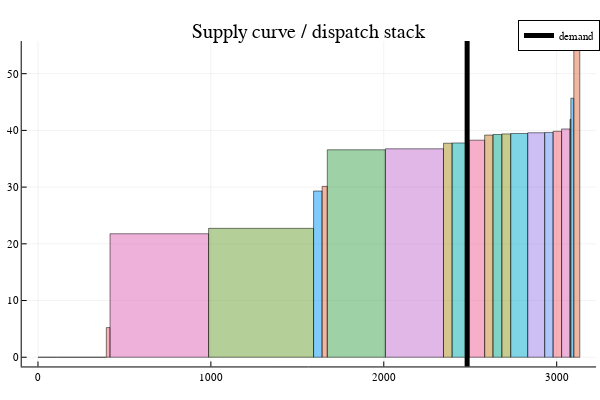

Notebook cell for this chart:
### Markdown cell above
Now, let's plot this as a supply curve where:

- width = capacity of the generator (i.e., $Pmax$)
- height = variable cost of the generator ($VarCost$)

### Code cell
rectangle(w, h, x, y) = Shape(x .+ [0,w,w,0], y .+ [0,0,h,h])

p = plot(nrow(supply_curve))

marg_gen = 0
x = 0
for i in 1:nrow(supply_curve)
    plot!(p, rectangle(supply_curve[i,:cap],
            supply_curve[i,:varcost],x,0), opacity=.5, 
            label = "")
    if (x < loads_single[1,:demand]) && (x + supply_curve[i,:cap] > loads_single[1,:demand])
        marg_gen = i
    end
    x = x + supply_curve[i,:cap]
end 
vline!([loads_single[1,:demand]],linecolor="black",linewidth=5,
label = "demand")
title!("Supply curve / dispatch stack")
p

### Figure 1 — Plotly figure (JSON) as saved in the notebook; plotly's stock layout.template omitted (floating-point values rounded to 4 significant figures)
{"data": [{"fill": "tozeroy", "fillcolor": "rgba(142, 151, 30, 0.500)", "hoverinfo": "none", "legendgroup": "", "line": {"color": "rgba(0, 0, 0, 0.500)", "dash": "solid", "width": 1}, "mode": "lines", "name": "", "showlegend": false, "type": "scatter", "x": [0, 42, 42, 0, 0], "xaxis": "x1", "y": [0, 0, 0, 0, 0], "yaxis": "y1"}, {"fill": "tozeroy", "fillcolor": "rgba(0, 169, 204, 0.500)", "hoverinfo": "none", "legendgroup": "", "line": {"color": "rgba(0, 0, 0, 0.500)", "dash": "solid", "width": 1}, "mode": "lines", "name": "", "showlegend": false, "type": "scatter", "x": [42, 107.4, 107.4, 42, 42], "xaxis": "x1", "y": [0, 0, 0, 0, 0], "yaxis": "y1"}, {"fill": "tozeroy", "fillcolor": "rgba(155, 127, 233, 0.500)", "hoverinfo": "none", "legendgroup": "", "line": {"color": "rgba(0, 0, 0, 0.500)", "dash": "solid", "width": 1}, "mode": "lines", "name": "", "showlegend": false, "type": "scatter", "x": [107.4, 110.6, 110.6, 107.4, 107.4], "xaxis": "x1", "y": [0, 0, 0, 0, 0], "yaxis": "y1"}, {"fill": "tozeroy", "fillcolor": "rgba(97, 141, 246, 0.500)", "hoverinfo": "none", "legendgroup": "", "line": {"color": "rgba(0, 0, 0, 0.500)", "dash": "solid", "width": 1}, "mode": "lines", "name": "", "showlegend": false, "type": "scatter", "x": [110.6, 395.3, 395.3, 110.6, 110.6], "xaxis": "x1", "y": [0, 0, 0, 0, 0], "yaxis": "y1"}, {"fill": "tozeroy", "fillcolor": "rgba(240, 96, 115, 0.500)", "hoverinfo": "none", "legendgroup": "", "line": {"color": "rgba(0, 0, 0, 0.500)", "dash": "solid", "width": 1}, "mode": "lines", "name": "", "showlegend": false, "type": "scatter", "x": [395.3, 416.7, 416.7, 395.3, 395.3], "xaxis": "x1", "y": [0, 0, 5.234, 5.234, 0], "yaxis": "y1"}, {"fill": "tozeroy", "fillcolor": "rgba(221, 101, 182, 0.500)", "hoverinfo": "none", "legendgroup": "", "line": {"color": "rgba(0, 0, 0, 0.500)", "dash": "solid", "width": 1}, "mode": "lines", "name": "", "showlegend": false, "type": "scatter", "x": [416.7, 986.7, 986.7, 416.7, 416.7], "xaxis": "x1", "y": [0, 0, 21.78, 21.78, 0], "yaxis": "y1"}, {"fill": "tozeroy", "fillcolor": "rgba(108, 159, 51, 0.500)", "hoverinfo": "none", "legendgroup": "", "line": {"color": "rgba(0, 0, 0, 0.500)", "dash": "solid", "width": 1}, "mode": "lines", "name": "", "showlegend": false, "type": "scatter", "x": [986.7, 1594.0, 1594.0, 986.7, 986.7], "xaxis": "x1", "y": [0, 0, 22.73, 22.73, 0], "yaxis": "y1"}, {"fill": "tozeroy", "fillcolor": "rgba(0, 154, 250, 0.500)", "hoverinfo": "none", "legendgroup": "", "line": {"color": "rgba(0, 0, 0, 0.500)", "dash": "solid", "width": 1}, "mode": "lines", "name": "", "showlegend": false, "type": "scatter", "x": [1594.0, 1643.0, 1643.0, 1594.0, 1594.0], "xaxis": "x1", "y": [0, 0, 29.31, 29.31, 0], "yaxis": "y1"}, {"fill": "tozeroy", "fillcolor": "rgba(227, 111, 71, 0.500)", "hoverinfo": "none", "legendgroup": "", "line": {"color": "rgba(0, 0, 0, 0.500)", "dash": "solid", "width": 1}, "mode": "lines", "name": "", "showlegend": false, "type": "scatter", "x": [1643.0, 1673.0, 1673.0, 1643.0, 1643.0], "xaxis": "x1", "y": [0, 0, 30.13, 30.13, 0], "yaxis": "y1"}, {"fill": "tozeroy", "fillcolor": "rgba(62, 164, 78, 0.500)", "hoverinfo": "none", "legendgroup": "", "line": {"color": "rgba(0, 0, 0, 0.500)", "dash": "solid", "width": 1}, "mode": "lines", "name": "", "showlegend": false, "type": "scatter", "x": [1673.0, 2009.0, 2009.0, 1673.0, 1673.0], "xaxis": "x1", "y": [0, 0, 36.58, 36.58, 0], "yaxis": "y1"}, {"fill": "tozeroy", "fillcolor": "rgba(195, 113, 210, 0.500)", "hoverinfo": "none", "legendgroup": "", "line": {"color": "rgba(0, 0, 0, 0.500)", "dash": "solid", "width": 1}, "mode": "lines", "name": "", "showlegend": false, "type": "scatter", "x": [2009.0, 2345.0, 2345.0, 2009.0, 2009.0], "xaxis": "x1", "y": [0, 0, 36.76, 36.76, 0], "yaxis": "y1"}, {"fill": "tozeroy", "fillcolor": "rgba(172, 142, 24, 0.500)", "hoverinfo": "none", "legendgroup": "", "line": {"color": "rgba(0, 0, 0, 0.500)", "dash": "solid", "width": 1}, "mode": "lines", "name": "", "showlegend": false, "type": "scatter", "x": [2345.0, 2395.0, 2395.0, 2345.0, 2345.0], "xaxis": "x1", "y": [0, 0, 37.73, 37.73, 0], "yaxis": "y1"}, {"fill": "tozeroy", "fillcolor": "rgba(0, 170, 174, 0.500)", "hoverinfo": "none", "legendgroup": "", "line": {"color": "rgba(0, 0, 0, 0.500)", "dash": "solid", "width": 1}, "mode": "lines", "name": "", "showlegend": false, "type": "scatter", "x": [2395.0, 2492.0, 2492.0, 2395.0, 2395.0], "xaxis": "x1", "y": [0, 0, 37.78, 37.78, 0], "yaxis": "y1"}, {"fill": "tozeroy", "fillcolor": "rgba(237, 94, 147, 0.500)", "hoverinfo": "none", "legendgroup": "", "line": {"color": "rgba(0, 0, 0, 0.500)", "dash": "solid", "width": 1}, "mode": "lines", "name": "", "showlegend": false, "type": "scatter", "x": [2492.0, 2583.0, 2583.0, 2492.0, 2492.0], "xaxis": "x1", "y": [0, 0, 38.27, 38.27, 0], "yaxis": "y1"}, {"fill": "tozeroy", "fillcolor": "rgba(198, 130, 37, 0.500)", "hoverinfo": "none", "legendgroup": "", "line": {"color": "rgba(0, 0, 0, 0.500)", "dash": "solid", "width": 1}, "mode": "lines", "name": "", "showlegend": false, "type": "scatter", "x": [2583.0, 2631.0, 2631.0, 2583.0, 2583.0], "xaxis": "x1", "y": [0, 0, 39.17, 39.17, 0], "yaxis": "y1"}, {"fill": "tozeroy", "fillcolor": "rgba(0, 169, 141, 0.500)", "hoverinfo": "none", "legendgroup": "", "line": {"color": "rgba(0, 0, 0, 0.500)", "dash": "solid", "width": 1}, "mode": "lines", "name": "", "showlegend": false, "type": "scatter", "x": [2631.0, 2683.0, 2683.0, 2631.0, 2631.0], "xaxis": "x1", "y": [0, 0, 39.28, 39.28, 0], "yaxis": "y1"}, {"fill": "tozeroy", "fillcolor": "rgba(142, 151, 30, 0.500)", "hoverinfo": "none", "legendgroup": "", "line": {"color": "rgba(0, 0, 0, 0.500)", "dash": "solid", "width": 1}, "mode": "lines", "name": "", "showlegend": false, "type": "scatter", "x": [2683.0, 2734.0, 2734.0, 2683.0, 2683.0], "xaxis": "x1", "y": [0, 0, 39.38, 39.38, 0], "yaxis": "y1"}, {"fill": "tozeroy", "fillcolor": "rgba(0, 169, 204, 0.500)", "hoverinfo": "none", "legendgroup": "", "line": {"color": "rgba(0, 0, 0, 0.500)", "dash": "solid", "width": 1}, "mode": "lines", "name": "", "showlegend": false, "type": "scatter", "x": [2734.0, 2832.0, 2832.0, 2734.0, 2734.0], "xaxis": "x1", "y": [0, 0, 39.46, 39.46, 0], "yaxis": "y1"}, {"fill": "tozeroy", "fillcolor": "rgba(155, 127, 233, 0.500)", "hoverinfo": "none", "legendgroup": "", "line": {"color": "rgba(0, 0, 0, 0.500)", "dash": "solid", "width": 1}, "mode": "lines", "name": "", "showlegend": false, "type": "scatter", "x": [2832.0, 2930.0, 2930.0, 2832.0, 2832.0], "xaxis": "x1", "y": [0, 0, 39.58, 39.58, 0], "yaxis": "y1"}, {"fill": "tozeroy", "fillcolor": "rgba(97, 141, 246, 0.500)", "hoverinfo": "none", "legendgroup": "", "line": {"color": "rgba(0, 0, 0, 0.500)", "dash": "solid", "width": 1}, "mode": "lines", "name": "", "showlegend": false, "type": "scatter", "x": [2930.0, 2979.0, 2979.0, 2930.0, 2930.0], "xaxis": "x1", "y": [0, 0, 39.64, 39.64, 0], "yaxis": "y1"}, {"fill": "tozeroy", "fillcolor": "rgba(240, 96, 115, 0.500)", "hoverinfo": "none", "legendgroup": "", "line": {"color": "rgba(0, 0, 0, 0.500)", "dash": "solid", "width": 1}, "mode": "lines", "name": "", "showlegend": false, "type": "scatter", "x": [2979.0, 3028.0, 3028.0, 2979.0, 2979.0], "xaxis": "x1", "y": [0, 0, 39.84, 39.84, 0], "yaxis": "y1"}, {"fill": "tozeroy", "fillcolor": "rgba(221, 101, 182, 0.500)", "hoverinfo": "none", "legendgroup": "", "line": {"color": "rgba(0, 0, 0, 0.500)", "dash": "solid", "width": 1}, "mode": "lines", "name": "", "showlegend": false, "type": "scatter", "x": [3028.0, 3077.0, 3077.0, 3028.0, 3028.0], "xaxis": "x1", "y": [0, 0, 40.25, 40.25, 0], "yaxis": "y1"}, {"fill": "tozeroy", "fillcolor": "rgba(108, 159, 51, 0.500)", "hoverinfo": "none", "legendgroup": "", "line": {"color": "rgba(0, 0, 0, 0.500)", "dash": "solid", "width": 1}, "mode": "lines", "name": "", "showlegend": false, "type": "scatter", "x": [3077.0, 3082.0, 3082.0, 3077.0, 3077.0], "xaxis": "x1", "y": [0, 0, 41.97, 41.97, 0], "yaxis": "y1"}, {"fill": "tozeroy", "fillcolor": "rgba(0, 154, 250, 0.500)", "hoverinfo": "none", "legendgroup": "", "line": {"color": "rgba(0, 0, 0, 0.500)", "dash": "solid", "width": 1}, "mode": "lines", "name": "", "showlegend": false, "type": "scatter", "x": [3082.0, 3099.0, 3099.0, 3082.0, 3082.0], "xaxis": "x1", "y": [0, 0, 45.67, 45.67, 0], "yaxis": "y1"}, {"fill": "tozeroy", "fillcolor": "rgba(227, 111, 71, 0.500)", "hoverinfo": "none", "legendgroup": "", "line": {"color": "rgba(0, 0, 0, 0.500)", "dash": "solid", "width": 1}, "mode": "lines", "name": "", "showlegend": false, "type": "scatter", "x": [3099.0, 3134.0, 3134.0, 3099.0, 3099.0], "xaxis": "x1", "y": [0, 0, 54.13, 54.13, 0], "yaxis": "y1"}, {"colorbar": {"title": ""}, "legendgroup": "demand", "line": {"color": "rgba(0, 0, 0, 1.000)", "dash": "solid", "shape": "linear", "width": 5}, "mode": "lines", "name": "demand", "showlegend": true, "type": "scatter", "x": [2482, 2482], "xaxis": "x1", "y": [-5739.0, 5794.0], "yaxis": "y1", "zmax": null, "zmin": null}], "layout": {"annotations": [{"font": {"color": "rgba(0, 0, 0, 1.000)", "family": "sans-serif", "size": 20}, "rotation": 0, "showarrow": false, "text": "Supply curve / dispatch stack", "x": 0.5148, "xanchor": "center", "xref": "paper", "y": 1, "yanchor": "top", "yref": "paper"}], "height": 400, "legend": {"bgcolor": "rgba(255, 255, 255, 1.000)", "bordercolor": "rgba(0, 0, 0, 1.000)", "borderwidth": 1, "font": {"color": "rgba(0, 0, 0, 1.000)", "family": "sans-serif", "size": 11}, "tracegroupgap": 0, "traceorder": "normal", "x": 1, "xanchor": "auto", "y": 1, "yanchor": "auto"}, "margin": {"b": 20, "l": 0, "r": 0, "t": 20}, "paper_bgcolor": "rgba(255, 255, 255, 1.000)", "plot_bgcolor": "rgba(255, 255, 255, 1.000)", "showlegend": true, "width": 600, "xaxis": {"anchor": "y1", "domain": [0.03619, 0.9934], "gridcolor": "rgba(0, 0, 0, 0.100)", "gridwidth": 0.5, "linecolor": "rgba(0, 0, 0, 1.000)", "mirror": false, "range": [-94.01, 3228.0], "showgrid": true, "showline": true, "showticklabels": true, "tickangle": 0, "tickcolor": "rgb(0, 0, 0)", "tickfont": {"color": "rgba(0, 0, 0, 1.000)", "family": "sans-serif", "size": 11}, "tickmode": "array", "ticks": "inside", "ticktext": ["0", "1000", "2000", "3000"], "tickvals": [0, 1000, 2000, 3000], "title": "", "titlefont": {"color": "rgba(0, 0, 0, 1.000)", "family": "sans-serif", "size": 15}, "type": "-", "visible": true, "zeroline": false, "zerolinecolor": "rgba(0, 0, 0, 1.000)"}, "yaxis": {"anchor": "x1", "domain": [0.03762, 0.9415], "gridcolor": "rgba(0, 0, 0, 0.100)", "gridwidth": 0.5, "linecolor": "rgba(0, 0, 0, 1.000)", "mirror": false, "range": [-1.624, 55.75], "showgrid": true, "showline": true, "showticklabels": true, "tickangle": 0, "tickcolor": "rgb(0, 0, 0)", "tickfont": {"color": "rgba(0, 0, 0, 1.000)", "family": "sans-serif", "size": 11}, "tickmode": "array", "ticks": "inside", "ticktext": ["0", "10", "20", "30", "40", "50"], "tickvals": [0, 10, 20, 30, 40, 50], "title": "", "titlefont": {"color": "rgba(0, 0, 0, 1.000)", "family": "sans-serif", "size": 15}, "type": "-", "visible": true, "zeroline": false, "zerolinecolor": "rgba(0, 0, 0, 1.000)"}}}
